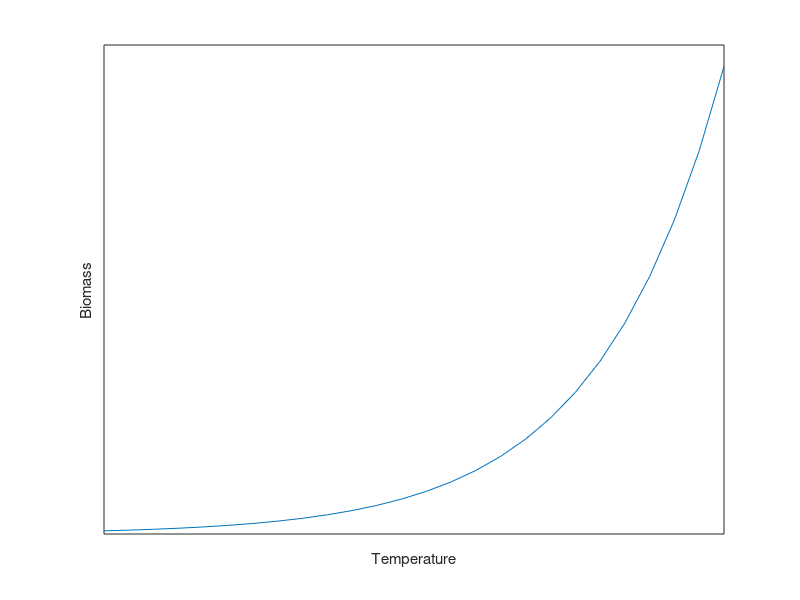

Recreate this plot in MATLAB.
T = 0:25; % 创建温度向量
B = 100./(1+exp(10-0.2*T)); % 计算对应的生物量向量

plot(T, B); % 绘制生物量和温度之间的关系图像
xlabel('Temperature');
ylabel('Biomass');

set(gca,'xtick',[],'xticklabel',[]);
set(gca,'ytick',[],'yticklabel',[])